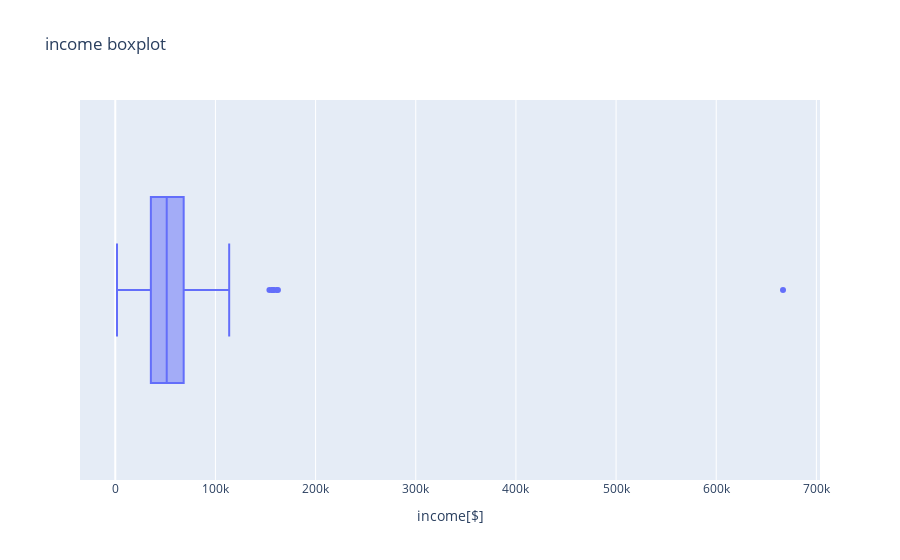

The code cell stored with this chart in its notebook:
### Code cell
#building a box plot
fig=px.box(
    data_frame=df,
    x="Income",
    title="income boxplot"
)
fig.update_layout(xaxis_title="income[$]")
fig.show()

### Figure 1 — Plotly figure (JSON) as saved in the notebook; plotly's stock layout.template omitted (floating-point values rounded to 4 significant figures; data arrays with more than 128 entries replaced by an {"elided": "..."} marker saying what was removed)
{"data": [{"alignmentgroup": "True", "hovertemplate": "Income=%{x}<extra></extra>", "legendgroup": "", "marker": {"color": "#636efa"}, "name": "", "notched": false, "offsetgroup": "", "orientation": "h", "showlegend": false, "type": "box", "x": {"elided": "2240 float values"}, "x0": " ", "xaxis": "x", "y0": " ", "yaxis": "y"}], "layout": {"boxmode": "group", "legend": {"tracegroupgap": 0}, "title": {"text": "income boxplot"}, "xaxis": {"anchor": "y", "domain": [0, 1], "title": {"text": "income[$]"}}, "yaxis": {"anchor": "x", "domain": [0, 1]}}}
